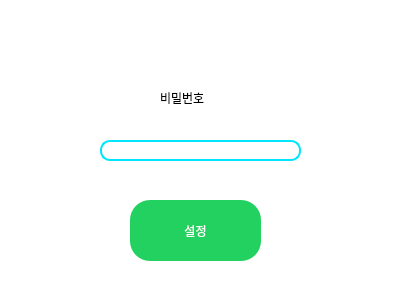
<?xml version="1.0" encoding="UTF-8"?>
<ui version="4.0">
 <class>Form</class>
 <widget class="QWidget" name="Form">
  <property name="geometry">
   <rect>
    <x>0</x>
    <y>0</y>
    <width>400</width>
    <height>300</height>
   </rect>
  </property>
  <property name="windowTitle">
   <string>Form</string>
  </property>
  <property name="styleSheet">
   <string notr="true">background-color:#ffffff;</string>
  </property>
  <widget class="QLineEdit" name="pw">
   <property name="geometry">
    <rect>
     <x>100</x>
     <y>140</y>
     <width>201</width>
     <height>21</height>
    </rect>
   </property>
   <property name="font">
    <font>
     <kerning>true</kerning>
    </font>
   </property>
   <property name="styleSheet">
    <string notr="true">border: 2px solid #00E6FF;
border-radius: 10px;</string>
   </property>
   <property name="text">
    <string/>
   </property>
   <property name="echoMode">
    <enum>QLineEdit::Password</enum>
   </property>
  </widget>
  <widget class="QPushButton" name="pushButton">
   <property name="geometry">
    <rect>
     <x>130</x>
     <y>200</y>
     <width>131</width>
     <height>61</height>
    </rect>
   </property>
   <property name="styleSheet">
    <string notr="true">background-color: #23d160;
   border-color: transparent;
   color: #fff;
   border-radius: 20px;</string>
   </property>
   <property name="text">
    <string>설정</string>
   </property>
  </widget>
  <widget class="QLabel" name="label_2">
   <property name="geometry">
    <rect>
     <x>160</x>
     <y>90</y>
     <width>64</width>
     <height>15</height>
    </rect>
   </property>
   <property name="text">
    <string>비밀번호</string>
   </property>
  </widget>
 </widget>
 <resources/>
 <connections>
  <connection>
   <sender>pushButton</sender>
   <signal>clicked()</signal>
   <receiver>Form</receiver>
   <slot>toconfig()</slot>
   <hints>
    <hint type="sourcelabel">
     <x>181</x>
     <y>227</y>
    </hint>
    <hint type="destinationlabel">
     <x>310</x>
     <y>182</y>
    </hint>
   </hints>
  </connection>
 </connections>
 <slots>
  <slot>toconfig()</slot>
 </slots>
</ui>
